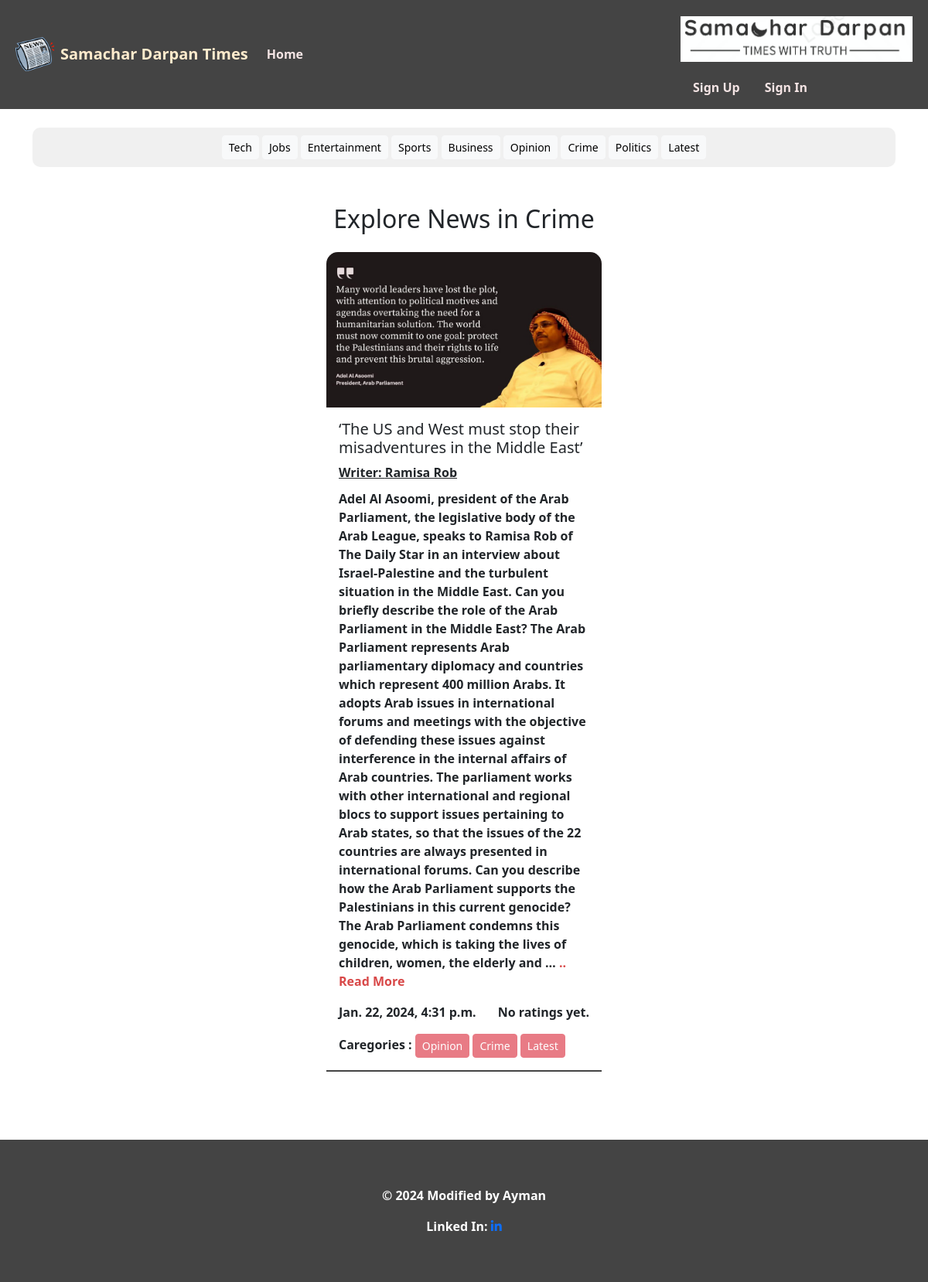
The app's page /category/crime/ with its own data.
### news/models.py (models this page shows, shortened)
class Category(models.Model):
    name = models.CharField(max_length=200)
    slug= models.SlugField(max_length=100,null=True, blank= True,unique = True)

class News(models.Model):
    title = models.CharField(max_length=100)
    content = models.TextField()
    category = models.ManyToManyField(Category)
    writter = models.CharField(max_length=200)
    image = models.ImageField(upload_to ='uploads/', blank = True, null = True)
    date = models.DateTimeField(auto_now_add=True, blank = True, null = True)

### NewsPaper/views.py (the view)
# urls.py: path('category/<slug:category_slug>/', views.category, name='category'),
def category(request, category_slug):
    category = get_object_or_404(Category, slug=category_slug)
    data = News.objects.filter(category=category).annotate(avg_rating=Avg('comments__rating'))
    data = data.order_by('-avg_rating')
    categories = Category.objects.all()
    title = category.name
    return render(request, 'category.html', {'data': data, 'category': categories, 'title': title})

### templates/category.html (shortened to what this page needs)
{% extends 'base.html' %}
{% block content %}
<div class="container mt-4">
    <div class="text-center" style="background-color: #f0f0f0; padding: 10px;border-radius: 10px;margin-top: 20px;">
        {% for cat in category %}
        <a href="{% url 'category' cat.slug %}" class="btn btn-light btn-sm" style="color: black;" target="_blank">{{ cat.name }}</a>
    {% endfor %}
    </div>
    <br>
</div>
<div class="container mt-4">
    <h2 class="text-center mb-4">Explore News in {{ title }}</h2>
</div>
<div class="container mt-4 mb-5">
    <div class="row row-cols-1 row-cols-md-2 row-cols-lg-3 justify-content-center">
        {% for post in data%}
            <div class="col mb-4">
                <div class="card" style="border: none">
                    <img src="{{ post.image.url }}" class="card-img-top img-fluid" style="max-height: 250px; object-fit: cover; border-radius: 15px 15px 0 0;" alt="Post Image">
                    <div class="card-body" style="background-color: white;">
                        <h5 class="card-title"><a href="{% url 'detail_news' post.id %}" class="text-decoration-none text-dark">{{ post.title }}</a></h5>
                        <strong style="display: inline-block; text-decoration: underline; margin-bottom: 10px;">Writer: {{ post.writter }}
                        </strong>
                        <br>
                        <p class="card-text">{{ post.content|truncatewords:150 }}
                            <a href="{% url 'detail_news' post.id %}"  style=" color:rgb(216, 72, 72); text-decoration:solid;font-weight: bolder;">.. Read More</a>
                        </p>
                        <div class="d-flex justify-content-between align-items-center mt-3">
                            <p class="card-text">{{ post.date }}</p>
                            {% if post.avg_rating %}
    {% if post.avg_rating|default:0 >= 1 and post.avg_rating|default:0 <= 1.5 %}
    <span>⭐</span>
{% endif %}
{% if post.avg_rating|default:0 > 1.5 and post.avg_rating|default:0 <= 2 %}
<span>⭐⭐</span>
{% endif %}
{% if post.avg_rating|default:0 > 2 and post.avg_rating|default:0 <= 2.5 %}
<span>⭐⭐</span>
{% endif %}
{% if post.avg_rating|default:0 > 2.5 and post.avg_rating|default:0 <= 3 %}
<span>⭐⭐⭐</span>
{% endif %}
{% if post.avg_rating|default:0 > 3 and post.avg_rating|default:0 <= 3.5 %}
<span>⭐⭐⭐</span>
{% endif %}
{% if post.avg_rating|default:0 > 3.5 and post.avg_rating|default:0 <= 4 %}
<span>⭐⭐⭐⭐</span>
{% endif %}
{% if post.avg_rating|default:0 > 4 and post.avg_rating|default:0 <= 4.5 %}
<span>⭐⭐⭐⭐</span>
{% endif %}
{% if post.avg_rating|default:0 > 4.5 and post.avg_rating|default:0 <= 5 %}
<span>⭐⭐⭐⭐⭐</span>
{% endif %}
{% else %}
    <p>No ratings yet.</p>
{% endif %}
                        </div>
                        <strong>Caregories : </strong>
                        {% for category in post.category.all %}
                            <a class="btn btn-danger btn-sm disabled">{{ category.name }}</a>
                        {% endfor %}
                    </div>
                    <div class="card-footer d-flex justify-content-between" style="background-color:white; border-top: 2px solid #444444; border-radius: 0 0 15px 15px;">
                    </div>
                </div>
            </div>
        {% endfor %}
    </div>
</div>
{% endblock content %}

### records on screen
Category: name "Tech"
Category: name "Jobs"
Category: name "Entertainment"
Category: name "Sports"
Category: name "Business"
Category: name "Opinion"
Category: name "Crime"
Category: name "Politics"
Category: name "Latest"
News: image (picture), title "‘The US and West must stop their misadventures in the Middle East’", writter "Ramisa Rob", content "Adel Al Asoomi, president of the Arab Parliament, the legislative body of the Arab League, speaks to Ramisa Rob of The Daily Star in an interview about Israel-Palestine and the turbulent situation in the Middle East. Can you briefly describe the role of the Arab Parliament in the Middle East? The Arab Parliament represents Arab parliamentary diplomacy and countries which represent 400 million Arabs. It adopts Arab issues in international forums and meetings with the objective of defending these issues against interference in the internal affairs of Arab countries. The parliament works with other international and regional blocs to support issues pertaining to Arab states, so that the issues…", date "Jan. 22, 2024, 4:31 p.m.", shows "No ratings yet."
